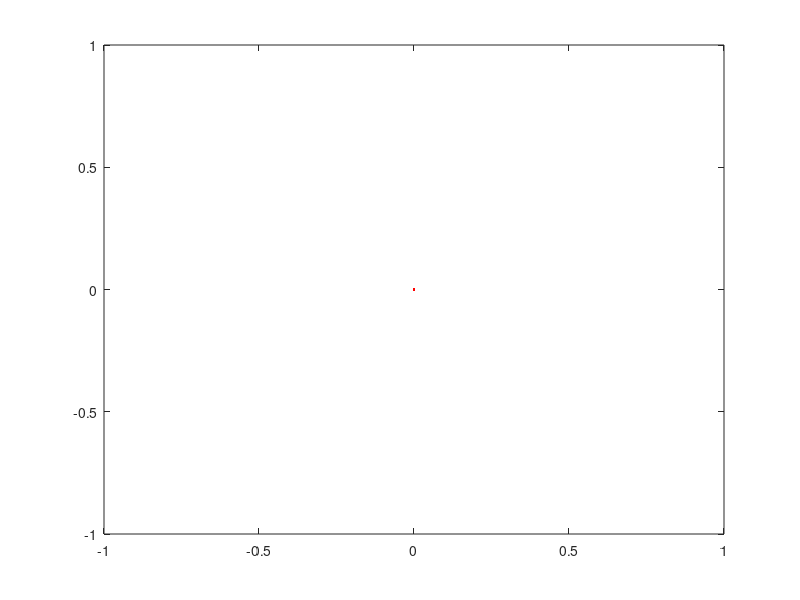

The MATLAB script that drew this image:
prompt = {'Digite o eixo X1','Digite o eixo X2'};
dlgtitle = 'Input';
dims = [1 35];
definput = {'0','0'};
answer = inputdlg(prompt,dlgtitle,dims,definput);

prompt1 = {'Digite o eixo Y1','Digite o eixo Y2'};
dlgtitle1 = 'Input';
dims1 = [1 35];
definput1 = {'0','0'};
answer1 = inputdlg(prompt1,dlgtitle1,dims1,definput1);

plot([str2num(answer{1}),str2num(answer{2})],[str2num(answer1{1}),str2num(answer1{2})],'.-r');







